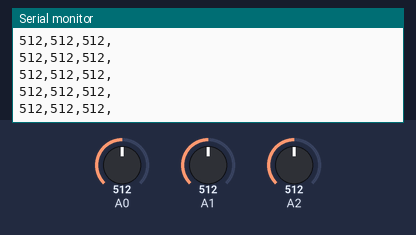
Bench run of a sketch on a simulated Arduino Uno, built with avr-gcc and run on an emulated ATmega328P. On the bench: the last lines printed to the serial monitor. The test bench sets the inputs (shaded band); at power-on: A0 = 512, A1 = 512, A2 = 512.

Above: at 1.2 s.
1.3 s: A0 set to 11
At 2.4 s:
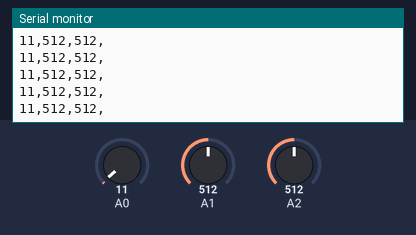
4.3 s: A0 set to 8
At 4.9 s:
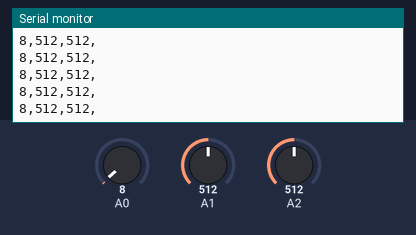
5.8 s: A1 set to 111
At 6.9 s:
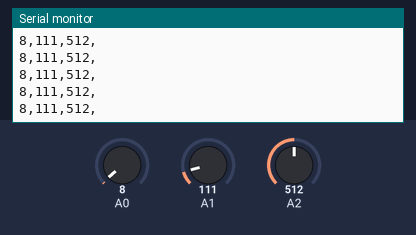
7.3 s: A1 set to 94
At 8.1 s:
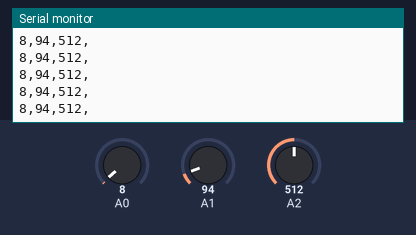
10.3 s: A2 set to 985
At 11.1 s:
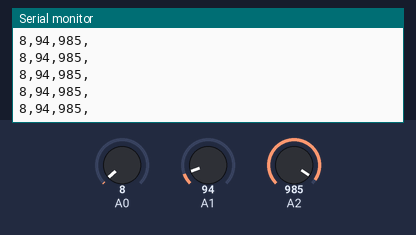
11.8 s: A2 set to 1016
At 12.3 s:
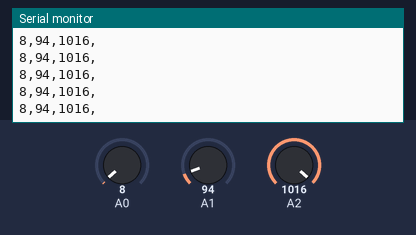
Timing chart, 0 to 14.3 s (numbered marks = the images above; inputs shaded):
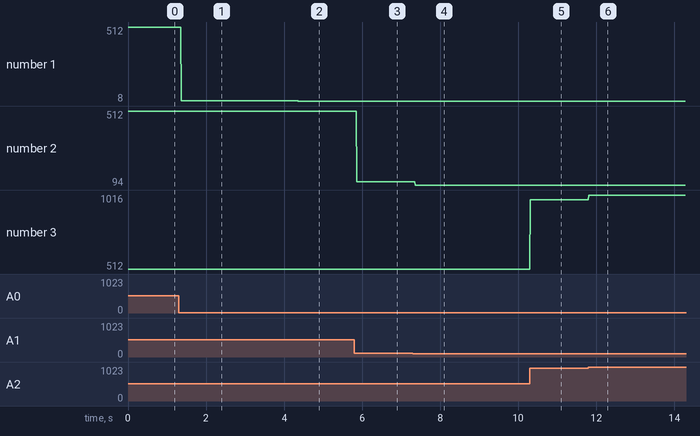

Measured:
- after the input at 1.3 s, the serial monitor: prints a new line after 0.07 s (image 1)
- after the input at 4.3 s, the serial monitor: prints a new line after 0.06 s (image 2)
- after the input at 5.8 s, the serial monitor: prints a new line after 0.06 s (image 3)
- after the input at 7.3 s, the serial monitor: prints a new line after 0.06 s (image 4)
- after the input at 10.3 s, the serial monitor: prints a new line at once (image 5)
- after the input at 11.8 s, the serial monitor: prints a new line at once (image 6)
- plotted number 1: 512 → 11 after the input at 1.3 s, 11 → 8 after the input at 4.3 s
- plotted number 2: 512 → 111 after the input at 5.8 s, 111 → 94 after the input at 7.3 s

The sketch:

Arduino_Sender_Multiple.ino
```cpp
/*
 * Arduino Sender
 * From Arduino we send values from three sensors
 * We use a comma separated string, so we can later split that into parts in processing
 *
 * CCLab Fall 2012
 * by Francisco Zamorano
 */

void setup(){
  Serial.begin(9600);
}

void loop(){
  Serial.print(analogRead(A0));
  Serial.print(",");
  Serial.print(analogRead(A1));
  Serial.print(",");
  Serial.print(analogRead(A2));
  Serial.print(",");
  Serial.print("\n");  //this is sendin a line break. Same as saying println

  delay(10);

}
```
